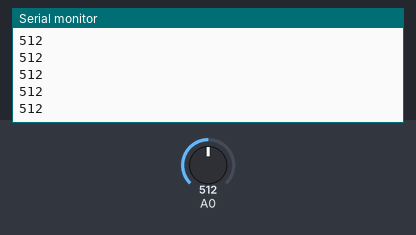
The sketch below on a simulated Arduino Uno, built with avr-gcc and run on an emulated ATmega328P. On the bench: the last lines printed to the serial monitor. The inputs (shaded band) are chosen by the test bench; at power-on: A0 = 512.

Above: at 1.2 s.
1.3 s: A0 set to 716
At 1.31 s:
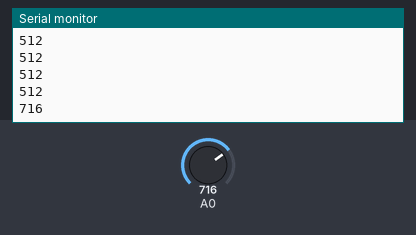
2.8 s: A0 set to 900
At 2.81 s:
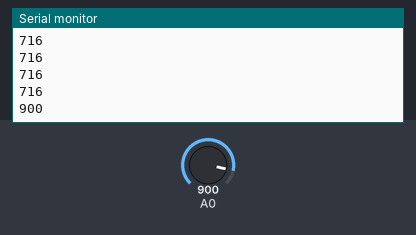
Timing chart, 0 to 5.8 s (numbered marks = the images above; inputs shaded):
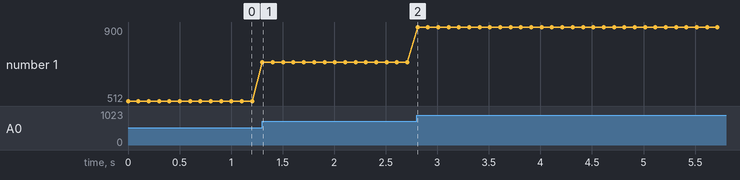

The sketch:

Project_8_Code.ino
```cpp
void setup()
{
  Serial.begin(9600);
}
void loop() {

  int value = analogRead(0);
  Serial.println(value);
  delay(100);
}
```

Measured:
- after the input at 1.3 s, the serial monitor: prints a new line at once (image 1)
- after the input at 2.8 s, the serial monitor: prints a new line at once (image 2)
- plotted number 1: 512 → 716 after the input at 1.3 s, 716 → 900 after the input at 2.8 s
